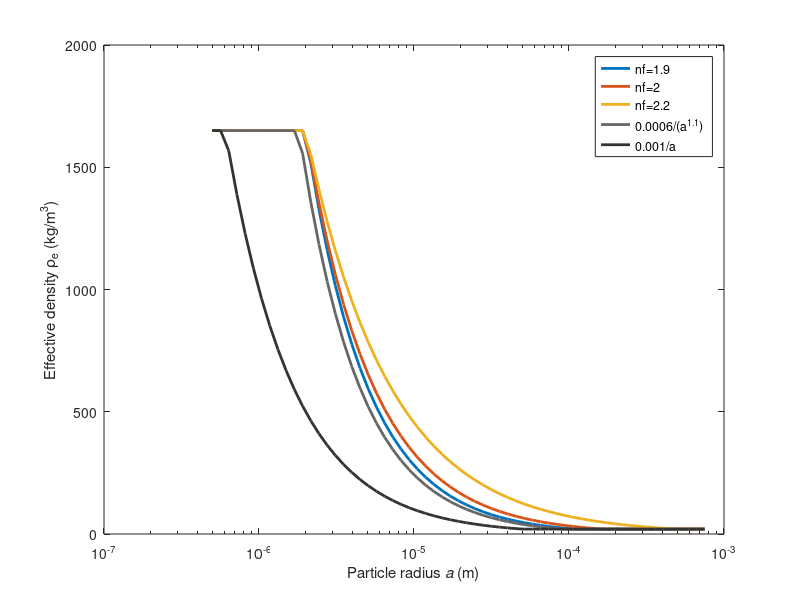

Recreate this plot in MATLAB.
% floc density - Compare estimates for fractal dimensions with power law
nf = [1.9 2.0 2.2]
Dp0 = 4.e-6
Dmax = 1500.e-6
Df = logspace( log10(1.e-6), log10(Dmax), 61)

rhow = 1000
rhos = 2650
co=1480;

rhof = NaN*ones(length(nf),length(Df));
for i=1:3
rhof(i,:) = max(1020,min(rhos,rhow + (rhos-rhow)*(Df./Dp0).^(nf(i)-3)));
end
% Estimated floc densities of MacDonald et al., JGR 118:2581
delrho = 5.829e-4*(Df./2).^(-1.1238)
delrho(delrho>(rhos-rhow))=rhos-rhow;
delrho(delrho<20)=20;
% Second, simpler estimate from Thorne et al. 2014 CSR paper, below Fig 2.
delrho2 = 0.001*(Df./2).^(-1.)
delrho2(delrho2>(rhos-rhow))=rhos-rhow;
delrho2(delrho2<20)=20;

figure(1); clf
hh=semilogx( Df./2, rhof-rhow );
set(hh,'linewidth',2)
hold on
hk=semilogx( Df./2, delrho,'-k')
set(hk,'color',[.4 .4 .4])
set(hk,'linewidth',2)
hk2=semilogx( Df./2, delrho2,'-k')
set(hk2,'color',[.2 .2 .2])
set(hk2,'linewidth',2)
ylabel('Effective density \rho_e (kg/m^3)')
xlabel('Particle radius {\ita} (m)')
legend([hh;hk;hk2],'nf=1.9','nf=2','nf=2.2','0.0006/(a^{1.1})','0.001/a')
%%
f = [1. 2.5 4].*1e6
for i=1:length(f)
   k = 2*pi*f(i)/co
end